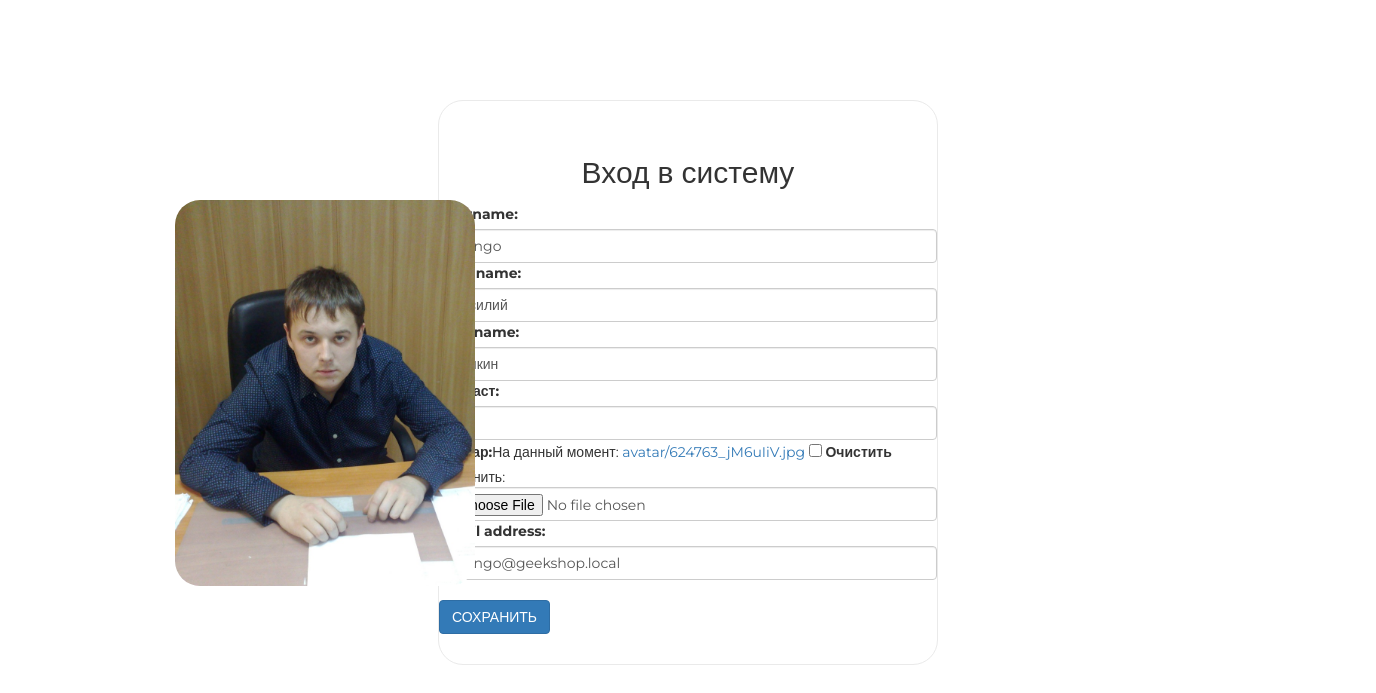
The app's page /auth/edit/ (signed in), older data.
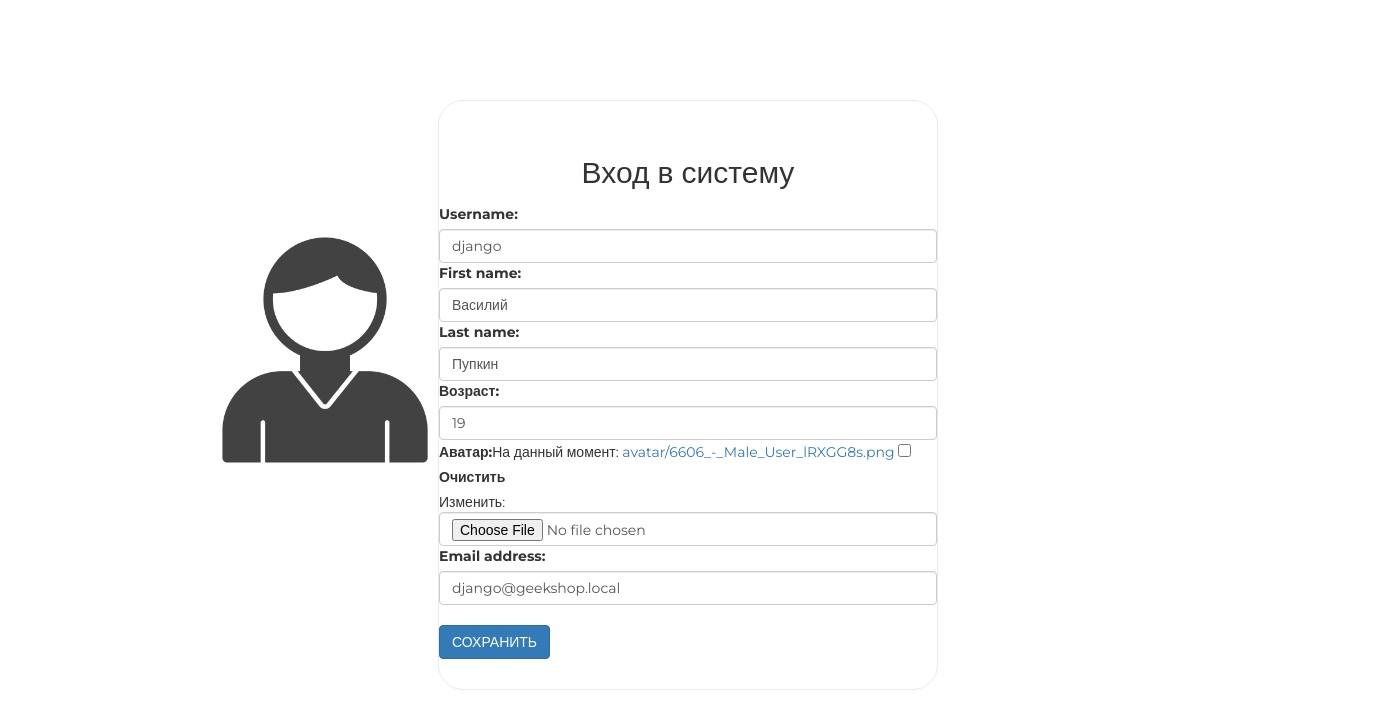
The same page, newer data.
### authapp/models.py (models this page shows, shortened)
class UserProfile(AbstractUser):
    avatar = models.ImageField(upload_to='avatar', blank=True, verbose_name='Аватар')
    age = models.PositiveIntegerField(verbose_name='Возраст', blank=True)
    is_superuser = models.BooleanField(default=False, verbose_name='Администратор')
    activate_key = models.CharField(max_length=128, verbose_name='Код активации', blank=True, null=True)
    activate_key_expired = models.DateTimeField(blank=True, null=True)
    class Meta:
        verbose_name = 'Пользователь'
        verbose_name_plural = 'Пользователь'

### authapp/views.py (the view)
# urls.py: path('edit/', authapp.edit, name='edit'),
def edit(request):
    title = 'Редактирование профиля'
    if request.method == 'POST':
        edit_form = ShopUserEditForm(request.POST, request.FILES, instance=request.user)
        if edit_form.is_valid():
            edit_form.save()
            return HttpResponseRedirect(reverse('auth:edit'))
    else:
        edit_form = ShopUserEditForm(instance=request.user)
    context = {
        'edit_form': edit_form,
        'title': title,
    }
    print(request.user)
    return render(request, 'authapp/edit.html', context)

### authapp/forms.py (shortened to what this page needs)
class ShopUserEditForm(UserChangeForm):
    class Meta:
        model = UserProfile
        fields = ('username', 'first_name', 'last_name', 'age', 'avatar', 'email', 'password')
    def __init__(self, *args, **kwargs):
        super().__init__(*args, **kwargs)
        for field_name, field in self.fields.items():
            field.widget.attrs['class'] = 'form-control'
            field.help_text = ''
            if field_name == 'password':
                field.widget = forms.HiddenInput()

### mainapp/context_processors.py (called while the page is built)
def basket(request):
    basket_items = []
    if request.user.is_authenticated:
        basket_items = Basket.objects.filter(user=request.user)
    return {
        'basket': basket_items
    }

### authapp/templates/authapp/edit.html (shortened to what this page needs)
{% extends 'authapp/temp.html' %}
{% load static %}
{% block content %}
    <div class="edit_form">
        <form class="form-horizontal" action="{% url 'auth:edit' %}" method="post"  enctype="multipart/form-data">
            {{ edit_form.as_table }}
            <br>
            <input class="btn btn-primary" type="submit" value="СОХРАНИТЬ">
        </form>
    </div><br>
    <div class="user_avatar"><img src="/media/{{ user.avatar }}/" width = "300px" alt="avatar">
    </div>
{% endblock %}

Row changes from the older to the newer data that the page shows:
changed UserProfile "django": avatar: a different picture
Text that changed along with them:
text no longer shown: "Username: First name: Last name: На данный момент: avatar/624763_jM6uIiV.jpg Очистить Email address:"
text now shown: "Username: First name: Last name: На данный момент: avatar/6606_-_Male_User_lRXGG8s.png Изменить: Email address:"
